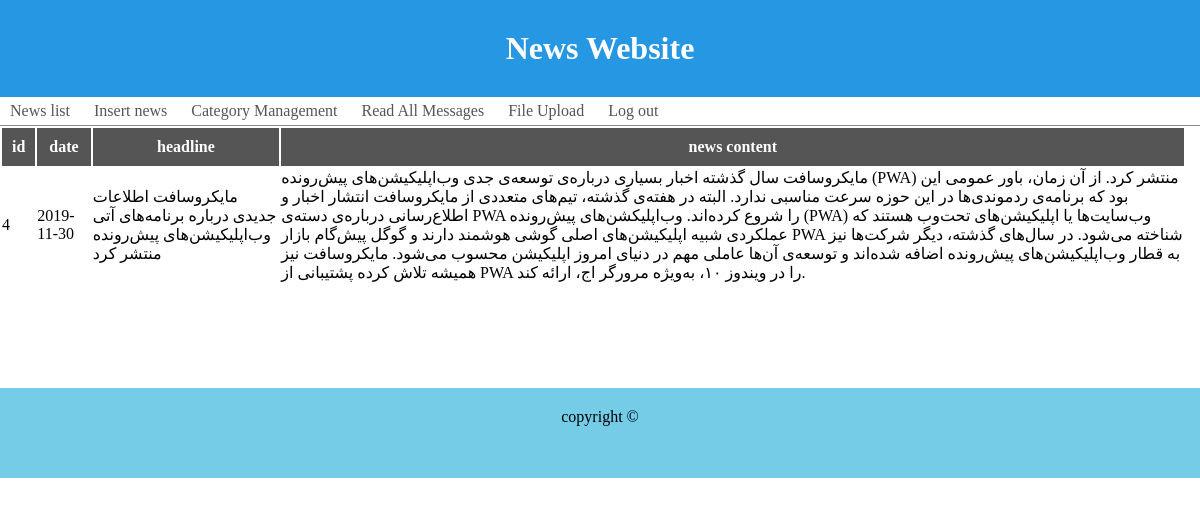
Page /admin/getone&id=4 (signed in) on the committed database.
### tables this page shows
CREATE TABLE `news` (
  `id` int(11) NOT NULL,
  `headline` varchar(150) NOT NULL,
  `content` text NOT NULL,
  `excerpt` text NOT NULL,
  `news_cat` int(8) NOT NULL,
  `picture` varchar(100) NOT NULL,
  `view_count` int(11) NOT NULL DEFAULT '1',
  `date` date NOT NULL
);

### Lib/View.php (called while the page is built, shortened)
<?php
	class View
	{
		public function render($view_name, $data = null)
		{
			require "Views/" . $view_name . ".php";
		}
	}

### Controllers/adminController.php (called while the page is built, shortened)
<?php
  class adminController extends Controller
  {
	public function getone ()
	{
		include("Models/News.php");
		$news = new News();
		$id = $_GET['id'];
		$onenews = $news->get_news($id);
		$data['onenews'] = $onenews;
		$this->view->render("admin/_include/header_view");
		$this->view->render("admin/show_news",$data);
		$this->view->render("front/_include/footer_view");
	}
  }

### Lib/Bootstrap.php (called while the page is built, shortened)
<?php
	class Bootstrap
	{
		function __construct()
		{
		  if(!isset($_GET['page']) || $_GET['page'] == "index.php")
		  {
			$page= "main";
		  } else {
			$page = $_GET['page'];
		  }
		  $arr = explode("/", $page);
		  $controller = new $ctrl();
		  $controller->loadModel($arr[0]);
		  if(isset($arr[1])){
			  $method = $arr[1];
		  } else {
			  $method = "index";
		  }
		  $controller->{$method}();
		}
	}

### index.php (called while the page is built, shortened)
<?php
  include('Lib/Bootstrap.php');
  include('Lib/View.php');
  include('Lib/DB.php');
  $app = new Bootstrap();
  ?>

### Lib/DB.php (called while the page is built, shortened)
<?php
    class DB
    {
        function __construct()
        {
            $this->db = new mysqli(HOST, DB_USERNAME, DB_PASS, DB_NAME);
            mysqli_set_charset($this->db,"utf8");
        }
        public function select ($sql)
        {
            return $this->db->query($sql);
        }
    }

### Models/News.php (called while the page is built, shortened)
<?php
  class News extends DB
  {
    public function get_news($id)
    {
      $rows = $this->select("SELECT * FROM news WHERE `id` = $id");
      return $rows;
    }
  }

### Views/admin/show_news.php (the view, shortened to what this page needs)
<table>
	<tr>
		<th>id</th>
		<th>date</th>
		<th>headline</th>
		<th>news content</th>
	</tr>
	<?php
		$news = $onenews->fetch_assoc()
	?>
	<tr>
		<td><?php echo $news["id"]; ?></td>
		<td><?php echo $news["date"]; ?></td>
		<td><?php echo $news["headline"]; ?></td>
		<td><?php echo $news["content"]; ?></td>
		<td><a class="remove" href="./delete_news&id=<?php echo $news["id"]; ?>">X</a></td>
	</tr>
</table>
<br>
		<br>
		<a href="./back">back to Dashboard</a>

### public/assets/admin/css/style.css (style rules this page uses)
th { background: #555; color: #fff; padding: 10px; border: none; }
tr:nth-child(odd) { background: #ddd; }
* { margin: 0; padding: 0; }
body { display: flex; flex-direction: column; }
.form-group .require, a.remove { color: #f00; }
a:visited, a:link, a.link { color: white; text-decoration: none; }

### Views/admin/show_news.php (style rules this page uses)
* { margin: 0; padding: 0; }
th { background: #555; color: #fff; padding: 10px; border: none; }
tr:nth-child(odd) { background: #ddd; }
.remove { color: #f00; }

### rows in the picture
news: id "4", date "2019-11-30", headline "مایکروسافت اطلاعات جدیدی درباره برنامه‌های آتی وب‌اپلیکیشن‌های پیش‌رونده منتشر کرد", content "مایکروسافت سال گذشته اخبار بسیاری درباره‌ی توسعه‌ی جدی وب‌اپلیکیشن‌های پیش‌رونده (PWA) منتشر کرد. از آن زمان، باور عمومی این بود که برنامه‌ی ردموندی‌ها در این حوزه سرعت مناسبی ندارد. البته در هفته‌ی گذشته، تیم‌های متعددی از مایکروسافت انتشار اخبار و اطلاع‌رسانی درباره‌ی دسته‌ی PWA را شروع کرده‌اند. وب‌اپلیکشن‌های پیش‌رونده (PWA) وب‌سایت‌ها یا اپلیکیشن‌های تحت‌وب هستند که عملکردی شبیه اپلیکیشن‌های اصلی گوشی هوشمند دارند و گوگل پیش‌گام بازار PWA شناخته می‌شود. در سال‌های گذشته، دیگر شرکت‌ها نیز به قطار وب‌اپلیکیشن‌های پیش‌رونده اضافه شده‌اند و توسعه‌ی آن‌ها عاملی مهم در دنیای امروز اپلیکیشن محسوب می‌شود. مایکروسافت نیز همیشه تلاش کرده پشتیبانی از PWA را در ویندوز ۱۰، به‌ویژه مرورگر اج، ارائه…"
